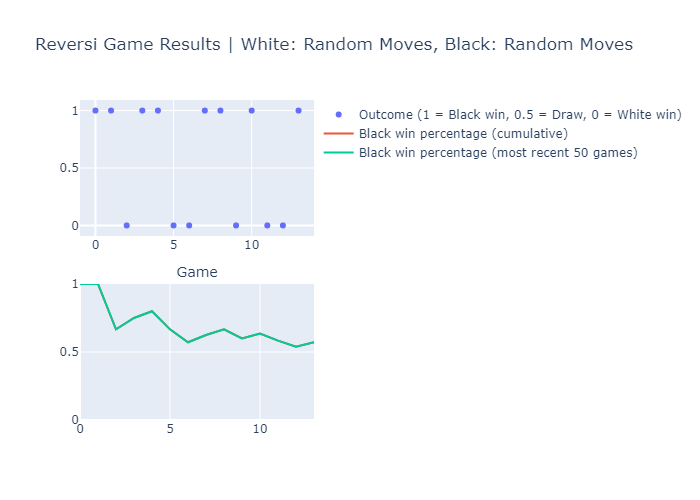

Generate this figure with Python:
"""
stats.py:
Plots the relevant statistics graphs for the players.
CSC111 Final Project by Anatoly Zavyalov, Baker Jackson, Elliot Schrider, Rachel Kim

Copyright 2021 Anatoly Zavyalov, Baker Jackson, Elliot Schrider, Rachel Kim

Permission is hereby granted, free of charge, to any person obtaining a copy of this software and
associated documentation files (the "Software"), to deal in the Software without restriction,
including without limitation the rights to use, copy, modify, merge, publish, distribute,
sublicense, and/or sell copies of the Software, and to permit persons to whom the Software is
furnished to do so, subject to the following conditions:

The above copyright notice and this permission notice shall be included in all copies or substantial
portions of the Software.

THE SOFTWARE IS PROVIDED "AS IS", WITHOUT WARRANTY OF ANY KIND, EXPRESS OR IMPLIED, INCLUDING BUT
NOT LIMITED TO THE WARRANTIES OF MERCHANTABILITY, FITNESS FOR A PARTICULAR PURPOSE AND
NONINFRINGEMENT. IN NO EVENT SHALL THE AUTHORS OR COPYRIGHT HOLDERS BE LIABLE FOR ANY CLAIM,
DAMAGES OR OTHER LIABILITY, WHETHER IN AN ACTION OF CONTRACT, TORT OR OTHERWISE, ARISING FROM,
OUT OF OR IN CONNECTION WITH THE SOFTWARE OR THE USE OR OTHER DEALINGS IN THE SOFTWARE.
"""
from __future__ import annotations

import plotly.graph_objects as go
from plotly.subplots import make_subplots
import ai_players
import reversi


def plot_game_statistics(game: reversi.ReversiGame, results: list[str], focused_player: str,
                         focused_type: ai_players.Player, other_type: ai_players.Player) -> None:
    """ Plots two graphs: the first graph shows the results of the games, with a win by the
    focused_player represented by 1, a win by the other player represented by 0, and a draw
    represented by 0.5. The second graph shows the cumulative win probability of the focused_player
    as well as their win probability for the most recent 50 games.

    focused_type is the type of player used for the focused_player. other_type is the type of player
    that was used as the opponent of focused_player.

    game is needed to see whether this was a human vs AI game, and to show this on the graph.

    Draws are counted as 'half-wins' for the player: when calculating the win probability of a
    certain player, a value of 0.5 is added to total sum of the wins for that player.

    Note: a lot of this code draws from Assignment 2.

    Preconditions:
        - all(result in {'white', 'black', 'draw'} for result in results)
        - focused_player in {'white', 'black'}
    """
    if focused_player == 'white':
        other_player = 'black'
    else:
        other_player = 'white'

    outcomes = []
    for result in results:
        if result == focused_player:
            outcomes.append(1)
        elif result == 'draw':
            outcomes.append(0.5)
        else:
            outcomes.append(0)

    cumulative_win_probability = [sum(outcomes[0:i]) / i for i in range(1, len(outcomes) + 1)]
    rolling_win_probability = \
        [sum(outcomes[max(i - 50, 0):i]) / min(50, i) for i in range(1, len(outcomes) + 1)]

    fig = make_subplots(rows=2, cols=1)

    if focused_player == 'white':
        fig.add_trace(go.Scatter(y=outcomes, mode='markers',
                                 name='Outcome (1 = White win, 0.5 = Draw, 0 = Black win)'),
                      row=1, col=1)
        fig.add_trace(go.Scatter(y=cumulative_win_probability, mode='lines',
                                 name='White win percentage (cumulative)'),
                      row=2, col=1)
        fig.add_trace(go.Scatter(y=rolling_win_probability, mode='lines',
                                 name='White win percentage (most recent 50 games)'),
                      row=2, col=1)

    else:
        fig.add_trace(go.Scatter(y=outcomes, mode='markers',
                                 name='Outcome (1 = Black win, 0.5 = Draw, 0 = White win)'),
                      row=1, col=1)
        fig.add_trace(go.Scatter(y=cumulative_win_probability, mode='lines',
                                 name='Black win percentage (cumulative)'),
                      row=2, col=1)
        fig.add_trace(go.Scatter(y=rolling_win_probability, mode='lines',
                                 name='Black win percentage (most recent 50 games)'),
                      row=2, col=1)

    fig.update_yaxes(range=[0.0, 1.0], row=2, col=1)

    focused_str = player_to_string(game, focused_player, focused_type)
    other_str = player_to_string(game, other_player, other_type)

    if focused_player == 'white':
        fig.update_layout(
            title='Reversi Game Results | White: ' + focused_str + ', Black: ' + other_str,
            xaxis_title='Game')
    else:
        fig.update_layout(
            title='Reversi Game Results | White: ' + other_str + ', Black: ' + focused_str,
            xaxis_title='Game')

    # fig.show()
    fig.write_image('stats.png')


def player_to_string(game: reversi.ReversiGame, player_colour: str, player: ai_players.Player) \
        -> str:
    """ Returns the string representation of the type of the player.

    Preconditions:
        - player_colour in {'white', 'black'}
    """
    if game.get_human_player() == 1 and player_colour == 'black':
        return 'Human'
    elif game.get_human_player() == -1 and player_colour == 'white':
        return 'Human'
    else:
        # the player is one of the AI players
        if isinstance(player, ai_players.RandomPlayer):
            return 'Random Moves'
        elif (isinstance(player, ai_players.MinimaxPlayer)
              or isinstance(player, ai_players.MinimaxABPlayer)):
            return 'Minimax ' + str(player.depth)


if __name__ == '__main__':
    import python_ta.contracts
    python_ta.contracts.check_all_contracts()

    import doctest
    doctest.testmod()

    import python_ta
    python_ta.check_all(config={
        'extra-imports': ['plotly.graph_objects',
                          'plotly.subplots',
                          'ai_players',
                          'reversi'],  # the names (strs) of imported modules
        'allowed-io': [],  # the names (strs) of functions that call print/open/input
        'max-line-length': 100,
        'disable': ['E1136']
    })
